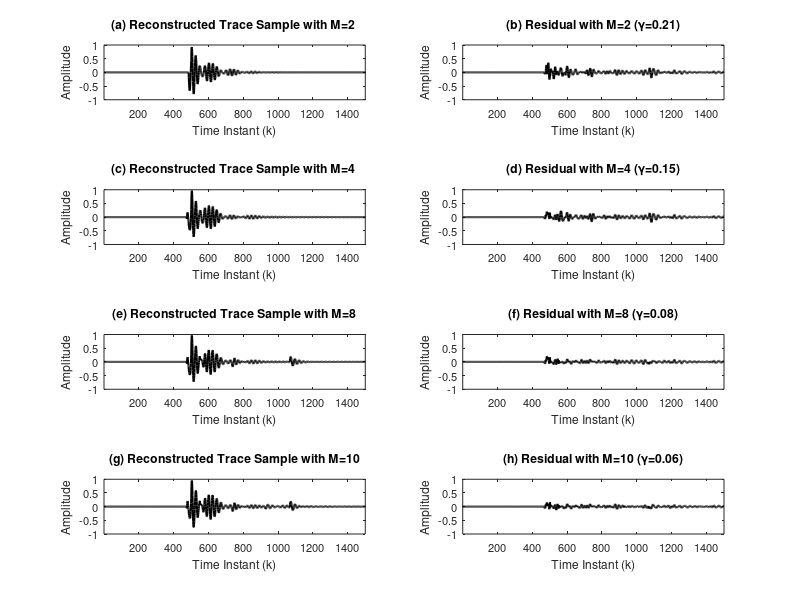

This figure's MATLAB source:

load('datatest.mat')
load('pso_east_texas_M10_N10_id738357.mat')
%load('pso_east_texas.mat')

trno=2;
datasam=data594Br(:,trno);
maxd=max(abs(datasam));
datasamn=datasam/maxd;
%subplot(5,1,1)
%plot(datasamn,'k','linewidth',1.5)
%title('(a)  Original')
%axis([1 1501 -1 1 ]);
x0=100;
y0=100;
width=550;
height=120;


set(gcf,'units','points','position',[x0,y0,width,height])
%title('An Original Normalized Seismic Trace (#50)')
xlabel('Time Instant (k)')
ylabel('Amplitude')




datasam=data594Br(:,trno);
maxd=max(abs(datasam))*1;
range1=1;
range2=1501;

subplot(4,2,1)
datasamn=sum(models(:,[1:2],trno)')'/maxd;
plot(datasamn,'k','linewidth',1.5)
axis([range1 range2 -1 1 ]);
title('(a) Reconstructed Trace Sample with M=2 ')
%title('(b)  M=2')

xlabel('Time Instant (k)')
ylabel('Amplitude')
set(gca,'FontSize',8);
set(gca,'FontWeight','normal');


subplot(4,2,2)
datasamn=(datasam-sum(models(:,[1:2],trno)')')/maxd;
plot(datasamn,'k','linewidth',1.5)
axis([range1 range2 -1 1 ]);
title('(b) Residual with M=2 (\gamma=0.21)')
%title('(b)  M=2')

xlabel('Time Instant (k)')
ylabel('Amplitude')
set(gca,'FontSize',8);
set(gca,'FontWeight','normal');


subplot(4,2,3)
datasamn=sum(models(:,[1:4],trno)')'/maxd;
plot(datasamn,'k','linewidth',1.5)
axis([range1 range2 -1 1 ]);
%title('(b) Reconstructed Trace Sample with M=2')
title('(c) Reconstructed Trace Sample with M=4 ')
xlabel('Time Instant (k)')
ylabel('Amplitude')
set(gca,'FontSize',8);
set(gca,'FontWeight','normal');

subplot(4,2,4)
datasamn=(datasam-sum(models(:,[1:4],trno)')')/maxd;
plot(datasamn,'k','linewidth',1.5)
axis([range1 range2 -1 1 ]);
title('(d) Residual with M=4 (\gamma=0.15)')
%title('(b)  M=2')

xlabel('Time Instant (k)')
ylabel('Amplitude')
set(gca,'FontSize',8);
set(gca,'FontWeight','normal');

subplot(4,2,5)
datasamn=sum(models(:,[1:8],trno)')'/maxd;
plot(datasamn,'k','linewidth',1.5)
axis([range1 range2 -1 1 ]);
%title('(c) Reconstructed Trace Sample with M=3')
title('(e) Reconstructed Trace Sample with M=8')

xlabel('Time Instant (k)')
ylabel('Amplitude')
set(gca,'FontSize',8);
set(gca,'FontWeight','normal');

subplot(4,2,6)
datasamn=(datasam-sum(models(:,[1:8],trno)')')/maxd;
plot(datasamn,'k','linewidth',1.5)
axis([range1 range2 -1 1 ]);
title('(f) Residual with M=8 (\gamma=0.08)')
%title('(b)  M=2')

xlabel('Time Instant (k)')
ylabel('Amplitude')
set(gca,'FontSize',8);
set(gca,'FontWeight','normal');

subplot(4,2,7)
datasamn=sum(models(:,[1:10],trno)')'/maxd;
%datasamn=sum(models(:,[1:20],trno)')'/maxd;
plot(datasamn,'k','linewidth',1.5)
axis([range1 range2 -1 1 ]);
%title('(d) Reconstructed Trace Sample with M=4')
title('(g) Reconstructed Trace Sample with M=10')

xlabel('Time Instant (k)')
ylabel('Amplitude')
set(gca,'FontSize',8);
set(gca,'FontWeight','normal');

subplot(4,2,8)
datasamn=(datasam-sum(models(:,[1:10],trno)')')/maxd;
plot(datasamn,'k','linewidth',1.5)
axis([range1 range2 -1 1 ]);
title('(h) Residual with M=10 (\gamma=0.06)')
%title('(b)  M=2')

xlabel('Time Instant (k)')
ylabel('Amplitude')
set(gca,'FontSize',8);
set(gca,'FontWeight','normal');
%subplot(5,1,5)
%datasamn=sum(models(:,[6 7 8 11 12],trno)')'/maxd;
%plot(datasamn,'k','linewidth',1.5)
%set(gca,'FontSize',8);
%set(gca,'FontWeight','normal');
%axis([range1 range2 -1 1 ]);
%title('(e) Reconstructed Trace Sample with M=5')
%title('(e) M=5')

%xlabel('Time Instant (k)')
%ylabel('Amplitude')

x0=10;
y0=10;
width=800;
height=500;
set(gcf,'units','points','position',[x0,y0,width,height])
